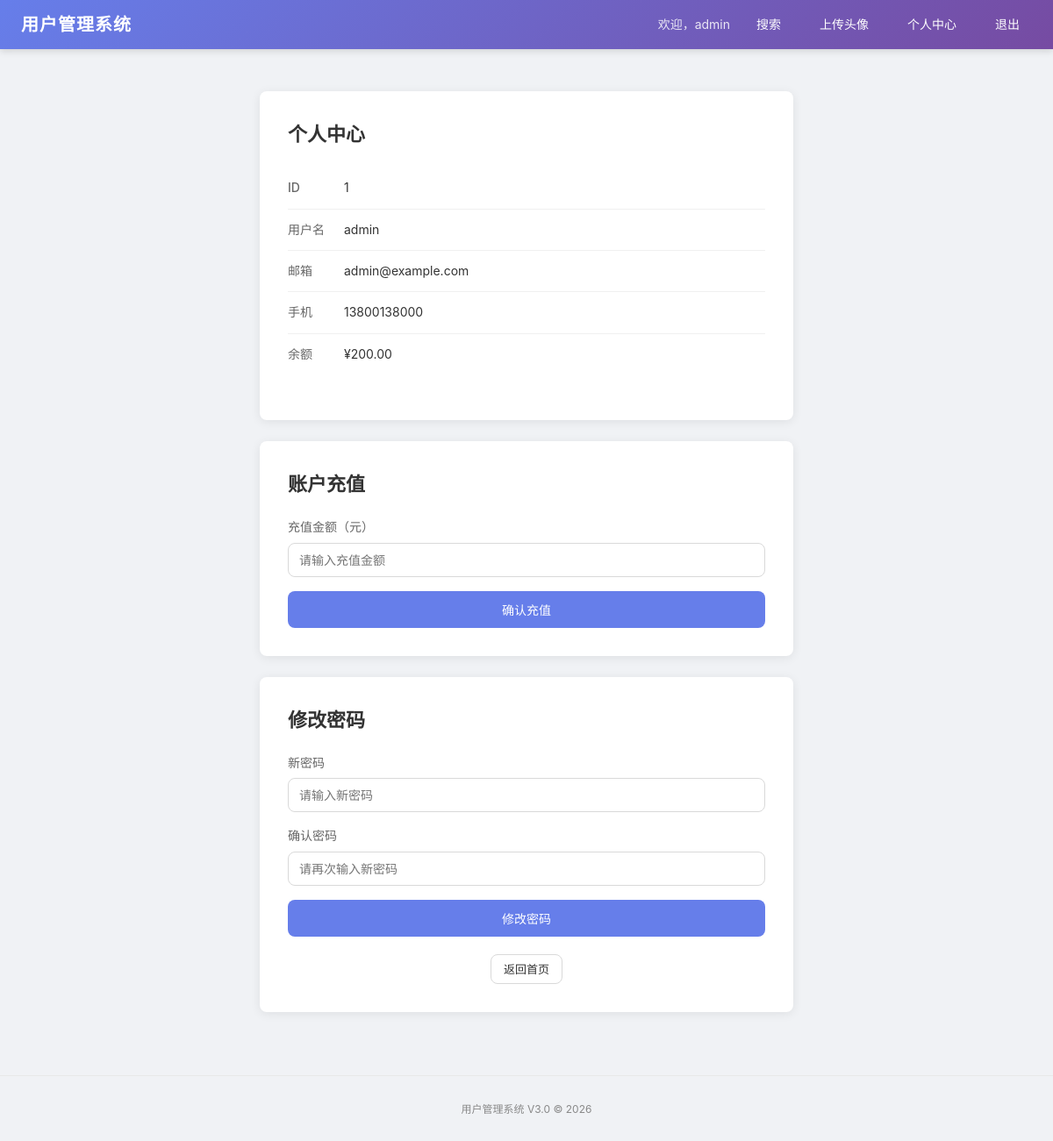
The page /profile (signed in) on the database as committed earlier.
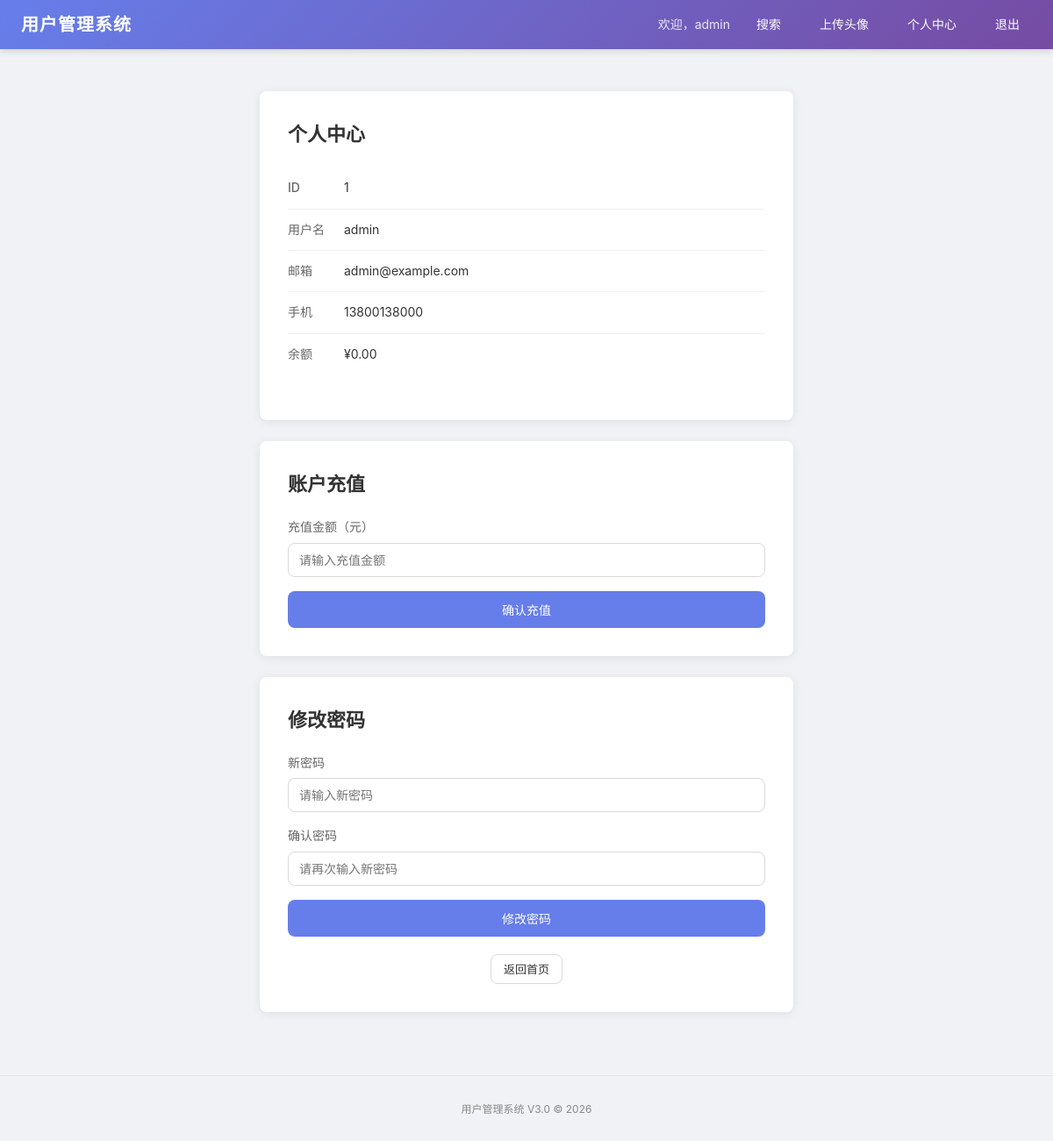
The same page on the database as committed later.
### tables this page shows
CREATE TABLE users (
            id INTEGER PRIMARY KEY AUTOINCREMENT,
            username TEXT NOT NULL UNIQUE,
            password TEXT NOT NULL,
            email TEXT,
            phone TEXT
        , balance INTEGER DEFAULT 0);

### app.py (the view)
@app.route("/profile")
def profile() -> str:
    if not session.get("username"):
        return redirect(url_for("login"))
    current_user = _get_current_sqlite_user()
    if not current_user:
        return render_template("error.html",
                               code=404,
                               title="用户不存在",
                               message="用户不存在"), 404
    return render_template("profile.html",
                           profile_user=current_user)

### app.py (called while the page is built)
@app.after_request
def add_security_headers(response: Response) -> Response:
    headers = {
        "X-Content-Type-Options": "nosniff",
        "X-Frame-Options": "DENY",
        "X-XSS-Protection": "1; mode=block",
        "Referrer-Policy": "strict-origin-when-cross-origin",
    }
    content_type = response.headers.get("Content-Type", "")
    if "text/html" in content_type:
        for key, val in headers.items():
            if key not in response.headers:
                response.headers[key] = val
    return response

def _get_current_sqlite_user() -> Optional[Dict[str, Any]]:
    username = session.get("username")
    if not username:
        return None
    conn = sqlite3.connect("data/users.db")
    conn.row_factory = sqlite3.Row
    row = conn.execute(
        "SELECT id, username, email, phone, balance FROM users WHERE username = ?",
        (username,)
    ).fetchone()
    conn.close()
    return dict(row) if row else None

### templates/profile.html (shortened to what this page needs)
{% extends "base.html" %}
{% block content %}
<div class="card">
    <h2>个人中心</h2>
    <div class="user-info">
        <div class="info-item">
            <span class="info-label">ID</span>
            <span class="info-value">{{ profile_user.id }}</span>
        </div>
        <div class="info-item">
            <span class="info-label">用户名</span>
            <span class="info-value">{{ profile_user.username }}</span>
        </div>
        <div class="info-item">
            <span class="info-label">邮箱</span>
            <span class="info-value">{{ profile_user.email }}</span>
        </div>
        <div class="info-item">
            <span class="info-label">手机</span>
            <span class="info-value">{{ profile_user.phone }}</span>
        </div>
        <div class="info-item">
            <span class="info-label">余额</span>
            <span class="info-value">{{ "¥{:,.2f}".format(profile_user.balance or 0) }}</span>
        </div>
    </div>
</div>
<div class="card recharge-card">
    <h2>账户充值</h2>
    <form method="POST" action="/recharge" class="recharge-form">
        <div class="form-group">
            <label for="amount">充值金额（元）</label>
            <input
                type="number"
                id="amount"
                name="amount"
                class="form-control"
                placeholder="请输入充值金额"
                required
                step="0.01"
            >
        </div>
        <button type="submit" class="btn btn-primary btn-block">确认充值</button>
    </form>
</div>
<div class="card password-card">
    <h2>修改密码</h2>
    <form method="POST" action="/change-password" class="password-form">
        <div class="form-group">
            <label for="new_password">新密码</label>
            <input
                type="password"
                id="new_password"
                name="new_password"
                class="form-control"
                placeholder="请输入新密码"
                required
                minlength="6"
            >
        </div>
        <div class="form-group">
            <label for="confirm_password">确认密码</label>
            <input
                type="password"
                id="confirm_password"
                name="confirm_password"
                class="form-control"
                placeholder="请再次输入新密码"
                required
                minlength="6"
            >
        </div>
        <button type="submit" class="btn btn-primary btn-block">修改密码</button>
    </form>
    <div style="margin-top: 20px; text-align: center;">
        <a href="/" class="btn btn-secondary btn-sm">返回首页</a>
    </div>
</div>
{% endblock %}

### templates/base.html (shortened to what this page needs)
<!DOCTYPE html>
<html lang="zh-CN">
<head>
    <link rel="stylesheet" href="/static/css/style.css">
</head>
<body>
    <header>
        <nav class="navbar" role="navigation" aria-label="主导航">
            <a href="/" class="nav-brand" aria-label="返回首页">用户管理系统</a>
            <div class="nav-menu">
                {% if session.get("username") %}
                    <span class="nav-welcome">欢迎，{{ session["username"] }}</span>
                    <a href="/search" class="nav-link">搜索</a>
                    <a href="/upload" class="nav-link">上传头像</a>
                    <a href="/profile" class="nav-link">个人中心</a>
                    <a href="/logout" class="nav-link">退出</a>
                {% else %}
                    <a href="/register" class="nav-link">注册</a>
                    <a href="/login" class="nav-link">登录</a>
                {% endif %}
            </div>
        </nav>
    </header>
    <main class="container" role="main">
        {% block content %}{% endblock %}
    </main>
    <footer class="footer">
        <span class="footer-text">用户管理系统 V3.0 &copy; 2026</span>
    </footer>
</body>
</html>

### static/css/style.css (style rules this page uses)
*, *::before, *::after { margin: 0; padding: 0; box-sizing: border-box; }
:root { --color-primary: #667eea; --color-primary-dark: #5a6fd6; --color-secondary: #764ba2; --color-danger: #ff4d4f; --color-warning: #d46b08; --color-success: #52c41a; --color-info: #1890ff; --color-text: #333; --color-text-secondary: #666; --color-text-muted: #888; --color-border: #d9d9d9; --color-bg: #f0f2f5; --color-white: #fff; --radius: 8px; --shadow-card: 0 2px 12px rgba(0, 0, 0, 0.08); --shadow-hover: 0 4px 24px rgba(0, 0, 0, 0.12); --transition: 0.2s ease; }
body { font-family: -apple-system, BlinkMacSystemFont, "Segoe UI", Roboto, "Helvetica Neue", Arial, "Noto Sans SC", sans-serif; background-color: var(--color-bg); min-height: 100vh; color: var(--color-text); line-height: 1.6; display: flex; flex-direction: column; }
.navbar { background: linear-gradient(135deg, var(--color-primary), var(--color-secondary)); padding: 0 24px; display: flex; justify-content: space-between; align-items: center; height: 56px; box-shadow: 0 2px 8px rgba(0, 0, 0, 0.15); position: sticky; top: 0; z-index: 1000; }
.nav-brand { color: var(--color-white); font-size: 20px; font-weight: 600; letter-spacing: 1px; text-decoration: none; transition: opacity var(--transition); }
.nav-menu { display: flex; align-items: center; gap: 16px; }
.nav-link { color: var(--color-white); text-decoration: none; font-size: 14px; padding: 6px 14px; border-radius: var(--radius); transition: background-color var(--transition); }
.nav-welcome { color: rgba(255, 255, 255, 0.85); font-size: 14px; }
.container { max-width: 640px; width: 100%; margin: 48px auto; padding: 0 16px; flex: 1; }
.card { background-color: var(--color-white); border-radius: var(--radius); box-shadow: var(--shadow-card); padding: 32px; margin-bottom: 24px; transition: box-shadow var(--transition); }
.card h2 { font-size: 22px; margin-bottom: 20px; color: var(--color-text); font-weight: 600; }
.form-group { margin-bottom: 16px; }
.form-group label { display: block; margin-bottom: 6px; font-size: 14px; font-weight: 500; color: var(--color-text-secondary); }
.form-control { width: 100%; padding: 10px 12px; border: 1px solid var(--color-border); border-radius: var(--radius); font-size: 14px; font-family: inherit; transition: border-color var(--transition), box-shadow var(--transition); outline: none; background-color: var(--color-white); }
.btn { display: inline-flex; align-items: center; justify-content: center; padding: 10px 24px; font-size: 14px; font-weight: 500; border: 1px solid transparent; border-radius: var(--radius); cursor: pointer; text-decoration: none; transition: all var(--transition); font-family: inherit; gap: 6px; white-space: nowrap; }
.btn-primary { background-color: var(--color-primary); color: var(--color-white); }
.btn-secondary { background-color: var(--color-white); color: var(--color-text); border-color: var(--color-border); }
.btn-block { width: 100%; }
.btn-sm { padding: 6px 14px; font-size: 13px; }
.user-info { margin-bottom: 20px; }
.info-item { display: flex; padding: 12px 0; border-bottom: 1px solid #f0f0f0; align-items: center; }
.info-item:last-child { border-bottom: none; }
.info-label { font-weight: 500; color: var(--color-text-secondary); min-width: 64px; font-size: 14px; }
.info-value { color: var(--color-text); font-size: 14px; flex: 1; }
.footer { text-align: center; padding: 24px 16px; border-top: 1px solid #e8e8e8; }
.footer-text { font-size: 12px; color: var(--color-text-muted); }

Rows that differ between the two databases and show on the page:
changed users "admin": balance "¥200.00" → "¥0.00"
